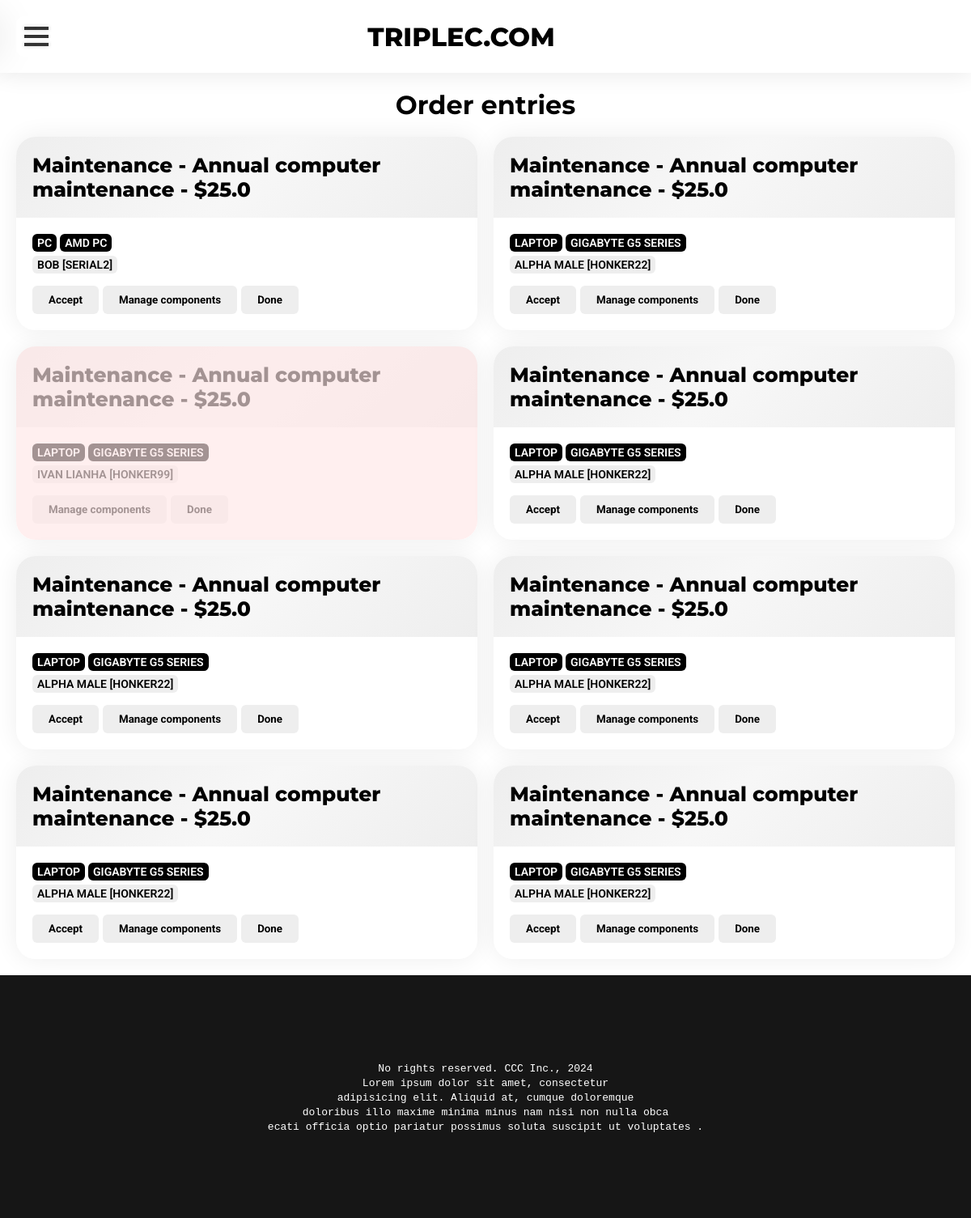
Screenshot of /master/ (signed in) with the database file from the repository.
### cart_app/models.py (models this page shows, shortened)
class OrderEntry(models.Model):
    order_id = models.ForeignKey(Order, on_delete=models.CASCADE)
    service_type = models.ForeignKey(ServiceType, on_delete=models.CASCADE)
    service = models.ForeignKey(Service, on_delete=models.CASCADE)
    device_type = models.ForeignKey(DeviceType, on_delete=models.CASCADE)
    device = models.ForeignKey(Device, on_delete=models.CASCADE)
    master = models.ForeignKey(Master, on_delete=models.CASCADE)
    status = models.CharField("Order entry completion status", default="Awaiting acceptance", max_length=50)
    additional_components = models.ManyToManyField(Component)
    def count_total(self):
        total = 0.0
        for component in self.additional_components.all():
            total += component.price_in_usd
        return total + self.service.base_price_in_usd

### service_app/models.py (models this page shows, shortened)
class ServiceType(models.Model):
    name = models.CharField("Service type name", max_length=100)
    description = models.CharField("Service description", max_length=200)

class Service(models.Model):
    service_type_id = models.ForeignKey(ServiceType, on_delete=models.CASCADE)
    name = models.CharField("Service name", max_length=100)
    description = models.CharField("Service description", max_length=200)
    base_price_in_usd = models.FloatField("Base service price in USD without parts")
    device_types = models.ManyToManyField(DeviceType)

class DeviceType(models.Model):
    name = models.CharField("Device type name", max_length=100)
    description = models.CharField("Device type description", max_length=200)

class Device(models.Model):
    name = models.CharField("Device name", max_length=200)
    serial = models.CharField("Serial number", max_length=200)
    device_type = models.ForeignKey(DeviceType, on_delete=models.CASCADE)

### user_app/models.py (models this page shows, shortened)
class UserProfile(models.Model):
    user = models.ForeignKey(User, on_delete=models.CASCADE, default=None, null=True)
    phone_number = models.CharField("User contact phone number", max_length=20)
    name = models.CharField("User full name", max_length=100)
    address = models.CharField("User full address", max_length=200)
    passport_serial = models.CharField("User passport serial", max_length=50)
    import pytz

### master_app/views.py (the view)
# urls.py: path('', views.master_orders, name='master_orders'),
@login_required
@user_passes_test(is_master)
def master_orders(request):
    user = request.user
    wrapper = []
    order_entries = OrderEntry.objects.filter(master__user=user)
    for entry in order_entries:
        order = entry.order_id
        client = order.user_profile
        wrapper.append({
            'client': client,
            'entry': entry
        })
    return render(request, 'master_app/master_orders.html', {'entries': wrapper})

### master_app/views.py (called while the page is built)
def is_master(user):
    return user.groups.filter(name="masters").exists()

### master_app/templates/master_app/master_orders.html (shortened to what this page needs)
{% extends 'mainapp/layout.html' %}
{% block main_block %}
    <div class="heading_container">
        <h1 class="heading_1">Order entries</h1>
    </div>
    <div class="service_wrapper_2">
        {% for entry in entries %}
            {% include 'master_app/master_order_block.html' with item=entry %}
        {% endfor %}
    </div>
{% endblock %}

### master_app/templates/master_app/master_order_block.html (shortened to what this page needs)
<div class="flat_container" style="position: relative">
    {% if item.entry.status == 'Ready' %}
        <div style="position: absolute; width: 100%; height: 100%; background-color: rgba(255, 255, 255, .6)"></div>
        <div style="position: absolute; width: 100%; height: 100%; background-color: rgba(100, 255, 100, .1)"></div>
    {% elif item.entry.status == 'Cancelled' %}
        <div style="position: absolute; width: 100%; height: 100%; background-color: rgba(255, 255, 255, .6)"></div>
        <div style="position: absolute; width: 100%; height: 100%; background-color: rgba(255, 100, 100, .1)"></div>
    {% endif %}
    <div class="flat_container_header">
        <span class="flat_container_heading_text">{{ item.entry.service_type.name }} - {{ item.entry.service.name }} - ${{ item.entry.count_total }}</span>
    </div>
    <div class="flat_container_body">
        <span class="flat_container_emphasis_text">{{ item.entry.device_type.name }}</span>
        <span class="flat_container_emphasis_text">{{ item.entry.device.name }}</span>
        <br>
        <span class="flat_container_emphasis_text_light">{{ item.client.name }} [{{ item.client.passport_serial }}]</span>
        <br>
        <div style="display: flex">
            {% if item.entry.status == 'Awaiting acceptance' %}
                <form action="{% url 'accept_order' %}" method="post">
                    <button class="btn_general" style="margin-right: 5px">Accept</button>
                </form>
            {% endif %}
            <form action="{% url 'component_list' %}" method="get">
                <button class="btn_general" style="margin-right: 5px">Manage components</button>
            </form>
            <form action="{% url 'finish_order' %}" method="post">
                <button class="btn_general" type="submit">Done</button>
            </form>
        </div>
    </div>
</div>

### static/style.css (style rules this page uses)
* { margin: 0; padding: 0; box-sizing: border-box; }
body { margin: 0 !important; }
.flat_container { border-radius: 24px; background-color: #ffffff; box-shadow: 0 0 30px rgba(0, 0, 0, .07); overflow: hidden; }
.flat_container > .flat_container_header { width: 100%; padding: 20px; background-image: linear-gradient(315deg, #eeeeee, #F7F7F7, #eeeeee); }
.flat_container > .flat_container_body { width: 100%; padding: 20px; background-color: #ffffff; }
.flat_container_heading_text { font-family: "Montserrat", sans-serif; font-weight: 800; font-size: 25px; }
*[class^="flat_container_emphasis_text"] { display: inline-block; padding: 3px 6px; background-color: #000000; border-radius: 6px; font-family: "Roboto", sans-serif; font-weight: 600; color: #ffffff; text-transform: uppercase; font-size: 14px; margin-bottom: 5px; }
.flat_container_emphasis_text_light { background-color: #eeeeee; color: #000000; }
.btn_general { display: inline-block; outline: none; padding: 10px 20px; border-radius: 6px; border: none; background-color: #eeeeee; font-family: "Roboto", sans-serif; font-weight: bold; transition: .2s ease-in-out; cursor: pointer; text-decoration: none; color: #000000; }
.flat_container * + form > .btn_general, .flat_container * + .btn_general { margin-top: 10px; }
*[class^="heading_container"] { width: 100%; text-align: center; padding-bottom: 20px; }
*[class^="heading"] { font-family: "Montserrat", sans-serif; font-kerning: normal; }
.service_wrapper_2 { display: grid; grid-template-columns: repeat(2, 1fr); grid-gap: 20px; }

### rows the page displays
UserProfile: client.name "BOB", client.passport_serial "SERIAL2"
OrderEntry: entry.service_type.name "Maintenance", entry.service.name "Annual computer maintenance", entry.count_total "25.0", entry.device_type.name "PC", entry.device.name "AMD PC"
UserProfile: client.name "ALPHA MALE", client.passport_serial "HONKER22"
OrderEntry: entry.service_type.name "Maintenance", entry.service.name "Annual computer maintenance", entry.count_total "25.0", entry.device_type.name "LAPTOP", entry.device.name "GIGABYTE G5 SERIES"
UserProfile: client.name "IVAN LIANHA", client.passport_serial "HONKER99"
OrderEntry: entry.service_type.name "Maintenance", entry.service.name "Annual computer maintenance", entry.count_total "25.0", entry.device_type.name "LAPTOP", entry.device.name "GIGABYTE G5 SERIES"
OrderEntry: entry.service_type.name "Maintenance", entry.service.name "Annual computer maintenance", entry.count_total "25.0", entry.device_type.name "LAPTOP", entry.device.name "GIGABYTE G5 SERIES"
OrderEntry: entry.service_type.name "Maintenance", entry.service.name "Annual computer maintenance", entry.count_total "25.0", entry.device_type.name "LAPTOP", entry.device.name "GIGABYTE G5 SERIES"
OrderEntry: entry.service_type.name "Maintenance", entry.service.name "Annual computer maintenance", entry.count_total "25.0", entry.device_type.name "LAPTOP", entry.device.name "GIGABYTE G5 SERIES"
OrderEntry: entry.service_type.name "Maintenance", entry.service.name "Annual computer maintenance", entry.count_total "25.0", entry.device_type.name "LAPTOP", entry.device.name "GIGABYTE G5 SERIES"
OrderEntry: entry.service_type.name "Maintenance", entry.service.name "Annual computer maintenance", entry.count_total "25.0", entry.device_type.name "LAPTOP", entry.device.name "GIGABYTE G5 SERIES"
